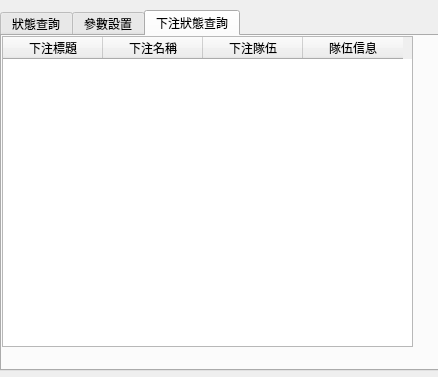
<?xml version="1.0" encoding="UTF-8"?>
<ui version="4.0">
 <class>Form</class>
 <widget class="QWidget" name="Form">
  <property name="geometry">
   <rect>
    <x>0</x>
    <y>0</y>
    <width>438</width>
    <height>377</height>
   </rect>
  </property>
  <property name="windowTitle">
   <string>Form</string>
  </property>
  <widget class="QWidget" name="widget" native="true">
   <property name="geometry">
    <rect>
     <x>0</x>
     <y>10</y>
     <width>441</width>
     <height>361</height>
    </rect>
   </property>
   <layout class="QGridLayout" name="gridLayout_2">
    <item row="1" column="0">
     <widget class="QTabWidget" name="tabWidget">
      <property name="currentIndex">
       <number>2</number>
      </property>
      <widget class="QWidget" name="tab">
       <attribute name="title">
        <string>狀態查詢</string>
       </attribute>
       <layout class="QGridLayout" name="gridLayout_5">
        <item row="0" column="0">
         <layout class="QFormLayout" name="formLayout">
          <item row="0" column="0">
           <widget class="QLabel" name="label">
            <property name="font">
             <font>
              <pointsize>14</pointsize>
             </font>
            </property>
            <property name="text">
             <string>當前餘額:</string>
            </property>
            <property name="alignment">
             <set>Qt::AlignCenter</set>
            </property>
           </widget>
          </item>
          <item row="1" column="0">
           <widget class="QLabel" name="label_8">
            <property name="font">
             <font>
              <pointsize>14</pointsize>
             </font>
            </property>
            <property name="text">
             <string>賽事名稱:</string>
            </property>
           </widget>
          </item>
          <item row="1" column="1">
           <widget class="QLabel" name="label_9">
            <property name="font">
             <font>
              <family>Arial Rounded MT Bold</family>
              <pointsize>14</pointsize>
              <underline>true</underline>
             </font>
            </property>
            <property name="text">
             <string>0</string>
            </property>
            <property name="alignment">
             <set>Qt::AlignCenter</set>
            </property>
           </widget>
          </item>
          <item row="2" column="0">
           <widget class="QLabel" name="label_3">
            <property name="font">
             <font>
              <pointsize>14</pointsize>
             </font>
            </property>
            <property name="text">
             <string>下注場次:</string>
            </property>
            <property name="alignment">
             <set>Qt::AlignCenter</set>
            </property>
           </widget>
          </item>
          <item row="2" column="1">
           <widget class="QLabel" name="label_4">
            <property name="font">
             <font>
              <family>Arial Rounded MT Bold</family>
              <pointsize>14</pointsize>
              <underline>true</underline>
             </font>
            </property>
            <property name="text">
             <string>0</string>
            </property>
            <property name="alignment">
             <set>Qt::AlignCenter</set>
            </property>
           </widget>
          </item>
          <item row="3" column="0">
           <widget class="QLabel" name="label_10">
            <property name="font">
             <font>
              <pointsize>14</pointsize>
             </font>
            </property>
            <property name="text">
             <string>當前循環</string>
            </property>
            <property name="alignment">
             <set>Qt::AlignCenter</set>
            </property>
           </widget>
          </item>
          <item row="3" column="1">
           <widget class="QLabel" name="label_11">
            <property name="font">
             <font>
              <family>Arial Rounded MT Bold</family>
              <pointsize>14</pointsize>
              <underline>true</underline>
             </font>
            </property>
            <property name="text">
             <string>0</string>
            </property>
            <property name="alignment">
             <set>Qt::AlignCenter</set>
            </property>
           </widget>
          </item>
          <item row="0" column="1">
           <widget class="QLabel" name="label_2">
            <property name="font">
             <font>
              <family>Arial Rounded MT Bold</family>
              <pointsize>14</pointsize>
              <underline>true</underline>
             </font>
            </property>
            <property name="text">
             <string>0</string>
            </property>
            <property name="alignment">
             <set>Qt::AlignCenter</set>
            </property>
           </widget>
          </item>
         </layout>
        </item>
       </layout>
      </widget>
      <widget class="QWidget" name="tab_2">
       <attribute name="title">
        <string>參數設置</string>
       </attribute>
       <layout class="QGridLayout" name="gridLayout_3">
        <item row="0" column="0">
         <layout class="QFormLayout" name="formLayout_2">
          <item row="2" column="0">
           <widget class="QLabel" name="label_5">
            <property name="font">
             <font>
              <pointsize>14</pointsize>
             </font>
            </property>
            <property name="text">
             <string>下注幾場:</string>
            </property>
           </widget>
          </item>
          <item row="2" column="1">
           <widget class="QLineEdit" name="lineEdit"/>
          </item>
          <item row="3" column="0">
           <widget class="QLabel" name="label_6">
            <property name="font">
             <font>
              <pointsize>14</pointsize>
             </font>
            </property>
            <property name="text">
             <string>有幾個群組:</string>
            </property>
           </widget>
          </item>
          <item row="3" column="1">
           <widget class="QLineEdit" name="lineEdit_2"/>
          </item>
          <item row="4" column="0">
           <widget class="QLabel" name="label_7">
            <property name="font">
             <font>
              <pointsize>14</pointsize>
             </font>
            </property>
            <property name="text">
             <string>一輪休息時間(秒):</string>
            </property>
           </widget>
          </item>
          <item row="4" column="1">
           <widget class="QLineEdit" name="lineEdit_3"/>
          </item>
          <item row="5" column="1">
           <widget class="QPushButton" name="pushButton">
            <property name="text">
             <string>開始</string>
            </property>
           </widget>
          </item>
          <item row="0" column="0">
           <widget class="QLabel" name="label_12">
            <property name="font">
             <font>
              <pointsize>14</pointsize>
             </font>
            </property>
            <property name="text">
             <string>會員帳號:</string>
            </property>
           </widget>
          </item>
          <item row="1" column="0">
           <widget class="QLabel" name="label_13">
            <property name="font">
             <font>
              <pointsize>14</pointsize>
             </font>
            </property>
            <property name="text">
             <string>會員密碼:</string>
            </property>
           </widget>
          </item>
          <item row="0" column="1">
           <widget class="QLineEdit" name="lineEdit_4"/>
          </item>
          <item row="1" column="1">
           <widget class="QLineEdit" name="lineEdit_5"/>
          </item>
         </layout>
        </item>
       </layout>
      </widget>
      <widget class="QWidget" name="tab_3">
       <attribute name="title">
        <string>下注狀態查詢</string>
       </attribute>
       <widget class="QTableWidget" name="tableWidget">
        <property name="geometry">
         <rect>
          <x>0</x>
          <y>0</y>
          <width>411</width>
          <height>311</height>
         </rect>
        </property>
        <column>
         <property name="text">
          <string>下注標題</string>
         </property>
        </column>
        <column>
         <property name="text">
          <string>下注名稱</string>
         </property>
        </column>
        <column>
         <property name="text">
          <string>下注隊伍</string>
         </property>
        </column>
        <column>
         <property name="text">
          <string>隊伍信息</string>
         </property>
        </column>
       </widget>
      </widget>
     </widget>
    </item>
   </layout>
  </widget>
 </widget>
 <resources/>
 <connections/>
</ui>
